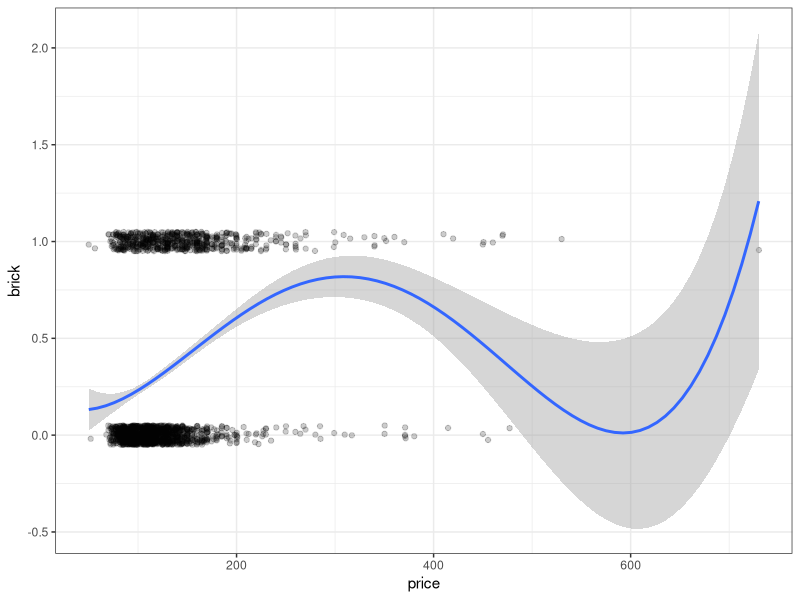
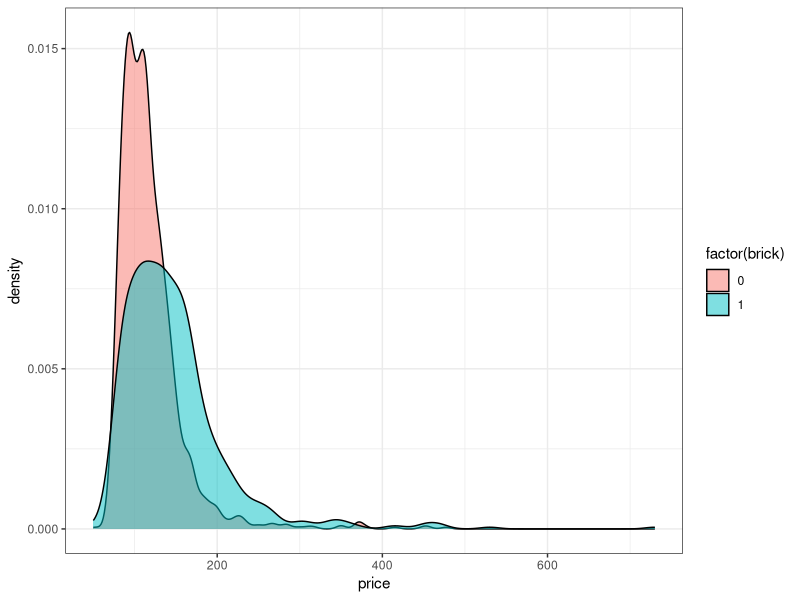
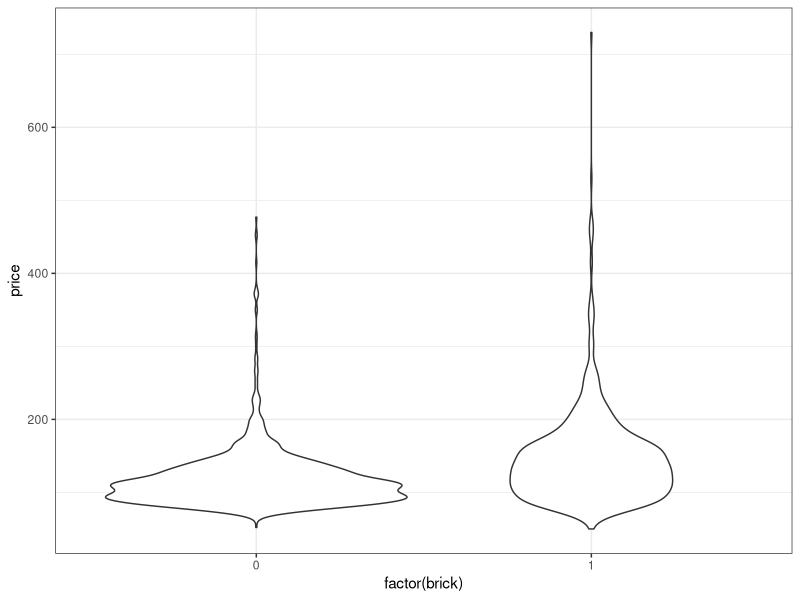
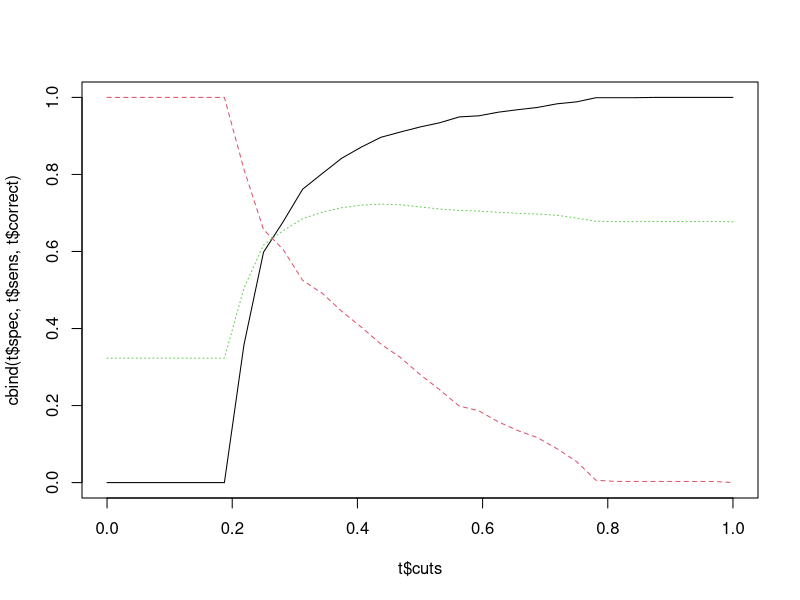

These figures' R source, in order: (Note: this script raises an error after producing the figures.)
## ---- chunk 1
library(knitr)
opts_chunk$set(cache=TRUE)
## ---- chunk 2
setwd("~/science/econometrix/em301/datasets/")
h <- read.table("flats_moscow.txt",header=TRUE)
str(h)
## ---- chunk 3
library(ggplot2)

# theme_set(theme_gray())
theme_set(theme_bw())
## ---- chunk 4
model <- glm(brick~poly(price,5),data=h,family=binomial)
summary(model)
## ---- chunk 5
ggplot(data=h,aes(x=price,y=brick))+
  geom_point(position=position_jitter(height=0.05),alpha=0.2)+
  stat_smooth(method="glm",family=binomial,formula=y~poly(x,4))
## ---- chunk 6
ggplot(data=h,aes(x=price,fill=factor(brick)))+
  geom_density(alpha=0.5)
## ---- chunk 7
ggplot(data=h,aes(y=price,x=factor(brick)))+
  geom_violin()
## ---- chunk 8
h$prob.brick<-fitted(model)
head(h[c("brick","prob.brick")])
## ---- chunk 9
tfnp <- function(cut=0.5,y.true,prob) {
  y.pred <- (prob>cut)
  tp <- sum((y.true==1) & (y.pred==1))
  tn <- sum((y.true==0) & (y.pred==0))
  fp <- sum((y.true==0) & (y.pred==1))
  fn <- sum((y.true==1) & (y.pred==0))
  return(c(tp,tn,fp,fn))
}
tfnp(0.5,h$brick,h$prob.brick) # проверяем
## ---- chunk 10
t <- data.frame(cuts = seq(0,1,len=33),tp=0,tn=0,fp=0,fn=0)

for (i in 1:nrow(t)) {
  t[i,2:5] <- tfnp(t$cuts[i],h$brick,h$prob.brick)
}

t$spec <- t$tn/(t$tn+t$fp)
t$sens <- t$tp/(t$tp+t$fn)
t$correct <- (t$tp+t$tn)/(t$tp+t$tn+t$fn+t$fp)

head(t)
## ---- chunk 11
matplot(t$cuts,cbind(t$spec,t$sens,t$correct),type="l")

molten.t <- melt(t,id.vars="cuts",measure.vars=c("spec","sens","correct"))
ggplot(data=molten.t,aes(x=cuts,y=value,color=variable))+geom_line()
## ---- chunk 12
ggplot(data=t,aes(x=1-spec,y=sens))+geom_line()
## ---- chunk 13
library(vcd)
mosaic(data=h,~brick+walk+floor,shade=TRUE)
